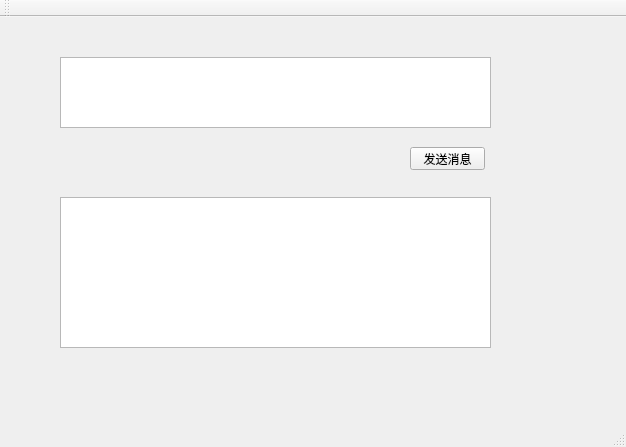
<?xml version="1.0" encoding="UTF-8"?>
<ui version="4.0">
 <class>MainWindow</class>
 <widget class="QMainWindow" name="MainWindow">
  <property name="geometry">
   <rect>
    <x>0</x>
    <y>0</y>
    <width>626</width>
    <height>447</height>
   </rect>
  </property>
  <property name="windowTitle">
   <string>MainWindow</string>
  </property>
  <widget class="QWidget" name="centralWidget">
   <widget class="QPushButton" name="btnSend">
    <property name="geometry">
     <rect>
      <x>410</x>
      <y>130</y>
      <width>75</width>
      <height>23</height>
     </rect>
    </property>
    <property name="text">
     <string>发送消息</string>
    </property>
   </widget>
   <widget class="QTextEdit" name="le_send">
    <property name="geometry">
     <rect>
      <x>60</x>
      <y>40</y>
      <width>431</width>
      <height>71</height>
     </rect>
    </property>
   </widget>
   <widget class="QTextEdit" name="le_rec">
    <property name="geometry">
     <rect>
      <x>60</x>
      <y>180</y>
      <width>431</width>
      <height>151</height>
     </rect>
    </property>
   </widget>
  </widget>
  <widget class="QMenuBar" name="menuBar">
   <property name="geometry">
    <rect>
     <x>0</x>
     <y>0</y>
     <width>626</width>
     <height>23</height>
    </rect>
   </property>
  </widget>
  <widget class="QToolBar" name="mainToolBar">
   <attribute name="toolBarArea">
    <enum>TopToolBarArea</enum>
   </attribute>
   <attribute name="toolBarBreak">
    <bool>false</bool>
   </attribute>
  </widget>
  <widget class="QStatusBar" name="statusBar"/>
 </widget>
 <layoutdefault spacing="6" margin="11"/>
 <resources/>
 <connections/>
</ui>
